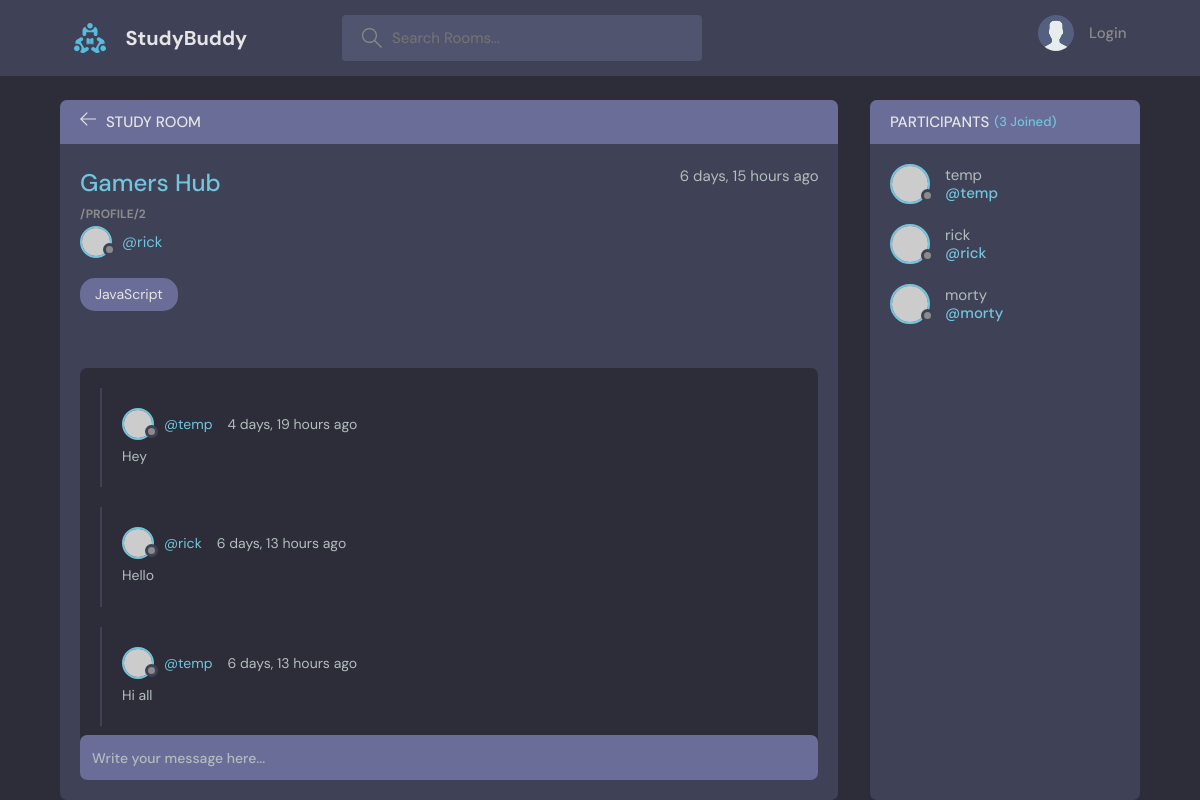
/room/1, run on the app's committed database.
### base/models.py (models this page shows, shortened)
class Room(models.Model):
    host = models.ForeignKey(User, on_delete=models.SET_NULL, null=True)
    topic = models.ForeignKey(Topic, on_delete=models.SET_NULL, null=True)
    name = models.CharField(max_length=200)
    description = models.TextField(null=True, blank=True)
    participants = models.ManyToManyField(User, related_name='participants', blank = True)
    updated = models.DateTimeField(auto_now=True)
    created = models.DateTimeField(auto_now_add=True)
    class Meta:
        ordering = ['-updated', '-created']

class Message(models.Model):
    user = models.ForeignKey(User, on_delete=models.CASCADE)
    room = models.ForeignKey(Room, on_delete=models.CASCADE)
    body = models.TextField()
    updated = models.DateTimeField(auto_now=True)
    created = models.DateTimeField(auto_now_add=True)
    class Meta:
        ordering = ['-updated', '-created']

### base/views.py (the view, shortened to what this page needs)
# urls.py: path('room/<str:pk>', views.room, name="room"),
def room(request, pk):
    room = Room.objects.get(id=pk)
    msgs = room.message_set.all()
    participants = room.participants.all()
    context = {'room': room, 'msgs': msgs, 'participants': participants}
    return render(request, 'base/room.html', context)

### base/templates/base/room.html (shortened to what this page needs)
{% extends 'main.html' %}
{% block content %}
<main class="profile-page layout layout--2">
  <div class="container">
    <div class="room">
      <div class="room__top">
        <div class="room__topLeft">
          <a href="{% url 'home' %}">
            <svg version="1.1" xmlns="http://www.w3.org/2000/svg" width="32" height="32" viewBox="0 0 32 32">
              <title>arrow-left</title>
              <path
                d="M13.723 2.286l-13.723 13.714 13.719 13.714 1.616-1.611-10.96-10.96h27.625v-2.286h-27.625l10.965-10.965-1.616-1.607z"
              ></path>
            </svg>
          </a>
          <h3>Study Room</h3>
        </div>
      </div>
      <div class="room__box scroll">
        <div class="room__header scroll">
          <div class="room__info">
            <h3>{{room.name}}</h3>
            <span>{{room.created|timesince}} ago</span>
          </div>
          <div class="room__hosted">
            <p>{% url 'user-profile' room.host.id %}</p>
            <a href="#" class="room__author">
              <div class="avatar avatar--small">
                <img src="https://randomuser.me/api/portraits/men/37.jpg" />
              </div>
              <span>@{{room.host.username }}</span>
            </a>
          </div>
          <span class="room__topics">JavaScript</span>
        </div>
        <div class="room__conversation">
          <div class="threads scroll">
            {% for msg in msgs %}
            <div class="thread">
              <div class="thread__top">
                <div class="thread__author">
                  <a href="{% url 'user-profile' msg.user.id %}" class="thread__authorInfo">
                    <div class="avatar avatar--small">
                      <img src="https://randomuser.me/api/portraits/men/37.jpg" />
                    </div>
                    <span>@{{msg.user.username}}</span>
                  </a>
                  <span class="thread__date">{{msg.created|timesince}} ago</span>
                </div>
              </div>
              <div class="thread__details">
                {{msg.body}}
              </div>
            </div>
            {% endfor %}
          </div>
        </div>
      </div>
      <div class="room__message">
        <form action="" method="POST">
          <input name="body" placeholder="Write your message here..." />
        </form>
      </div>
    </div>
    <div class="participants">
      <h3 class="participants__top">Participants <span>({{participants.count}} Joined)</span></h3>
      <div class="participants__list scroll">
        {% for participant in participants %}
        <a href="{% url 'user-profile' participant.id %}" class="participant">
          <div class="avatar avatar--medium">
            <img src="https://randomuser.me/api/portraits/men/37.jpg" />
          </div>
          <p>
            {{participant.username}}
            <span>@{{participant.username}}</span>
          </p>
        </a>
        {% endfor %}
      </div>
    </div>
  </div>
</main>
{% endblock content %}

### data on the page
Room: name "Gamers Hub", created "6 days, 15 hours", host "/PROFILE/2", host.username "rick"
Message: user.username "temp", created "4 days, 19 hours", body "Hey"
Message: user.username "rick", created "6 days, 13 hours", body "Hello"
Message: user.username "temp", created "6 days, 13 hours", body "Hi all"

### other printed values
{{ participants.count }} "3"
{{ participant.username }} "temp"
{{ participant.username }} "rick"
{{ participant.username }} "morty"
